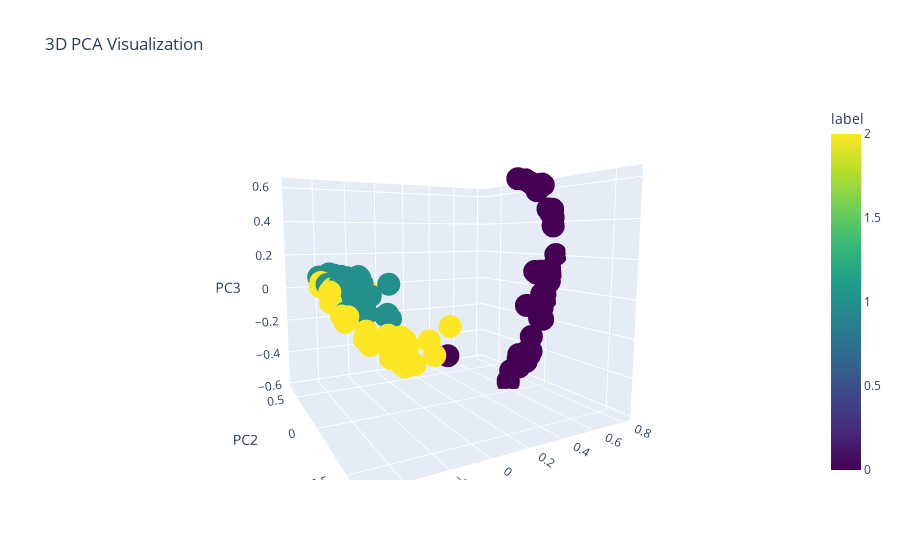

Source (notebook cell):
### Code cell
df_kpca = pd.DataFrame(kpca_train, columns=['PC1', 'PC2', 'PC3'])
df_kpca['label'] = y_train_numeric  # if you have labels (e.g., for coloring)
fig = px.scatter_3d(df_kpca, x='PC1', y='PC2', z='PC3',
                    color='label',  
                    color_continuous_scale='viridis',
                    title='3D PCA Visualization')
fig.show()
